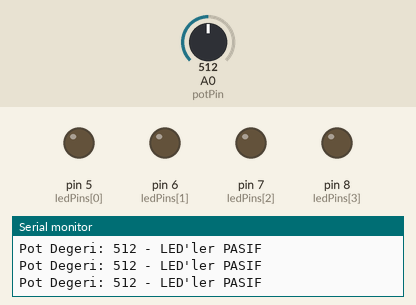
Recording of a sketch running on a simulated Arduino Uno, built with avr-gcc and run on an emulated ATmega328P. Shown: output pins drawn as LEDs (lit = HIGH), the last lines printed to the serial monitor. Inputs (shaded band) come from the test bench; at power-on: A0 (potPin) = 512.

Above: at 1.2 s.
1.3 s: A0 (potPin) set to 346
2.8 s: A0 (potPin) set to 330
At 3.8 s:
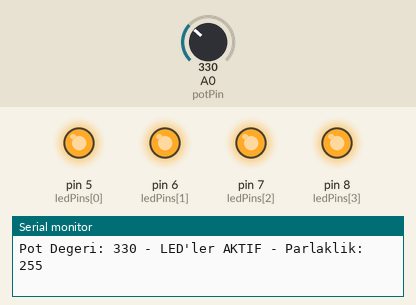
4.3 s: A0 (potPin) set to 306
At 5.4 s:
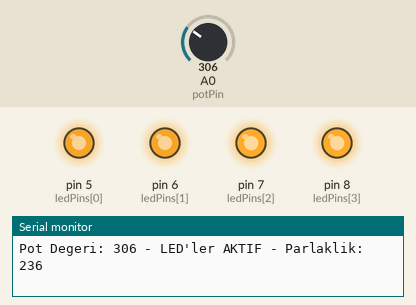
5.8 s: A0 (potPin) set to 122
At 7.1 s:
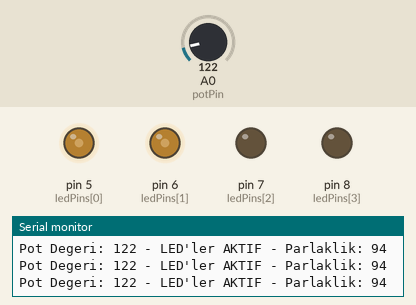
Timing chart, 0 to 8.3 s (numbered marks = the images above; inputs shaded):
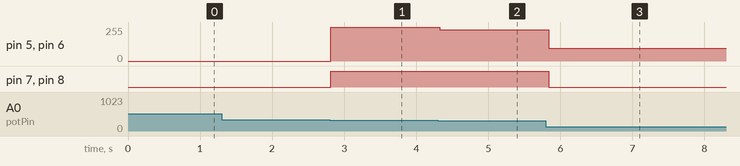

Measured:
- the behaviour switches between 331 and 330 on A0 (potPin) (found by bisection; images 0 and 1)
- after the input at 2.8 s, pin 5 (ledPins[0]), pin 6 (ledPins[1]): 0/255 → 255/255 at once; pin 7 (ledPins[2]), pin 8 (ledPins[3]): LOW → HIGH at once
- after the input at 4.3 s, pin 5 (ledPins[0]), pin 6 (ledPins[1]): 255/255 → 236/255 at once
- after the input at 5.8 s, pin 5 (ledPins[0]), pin 6 (ledPins[1]): 236/255 → 94/255 at once; pin 7 (ledPins[2]), pin 8 (ledPins[3]): HIGH → LOW at once

The sketch:

potansiyometre2.ino
```cpp
// https://www.tinkercad.com/things/77ibaWnQszw/editel?sharecode=_Exj4Vu_K5mOj6F2o0-ENN4WiPG993eK5CgKXsMhkdA


// Potansiyometre ve LED pin tanımlamaları
const int potPin = A0;        // Potansiyometre analog pin A0'a bağlı
const int ledPins[] = {5, 6, 7, 8};  // LED'lerin bağlı olduğu dijital pinler

//  ledPin[0]=1 ledPin[1]=2

// PWM kontrol değişkenleri
int potValue = 0;             // Potansiyometreden okunan değer
int brightness = 0;           // LED parlaklık değeri (0-255)
bool ledsActive = false;      // LED'lerin aktif olup olmadığını kontrol et

void setup() {
  Serial.begin(9600);         // Seri iletişimi başlat

  // Tüm LED pinlerini çıkış olarak ayarla
  for (int i = 0; i < 4; i++) {
    pinMode(ledPins[i], OUTPUT);
  }

  Serial.println("Potansiyometre LED Kontrol Devresi");
  Serial.println("Pot değeri 600-800 arasındayken LED'ler aktif olacak");
  Serial.println("-------------------------------------");
}

void loop() {
  // Potansiyometre değerini oku (0-1023)
  potValue = analogRead(potPin);

  // Potansiyometre değerini seri porta yazdır
  Serial.print("Pot Degeri: ");
  Serial.print(potValue);
  Serial.print(" - ");

  // Eğer pot değeri 0-330 aralığındaysa
  if (potValue >= 0 && potValue <= 330) {
    ledsActive = true;

    // 0-330  arasındaki değeri 0-255 aralığına map et (PWM değeri için)
    brightness = map(potValue, 0, 330, 0, 255);

    // Tüm LED'leri aynı parlaklıkta yak
    for (int i = 0; i < 4; i++) {
      analogWrite(ledPins[i], brightness);
    }

    Serial.print("LED'ler AKTIF - Parlaklik: ");
    Serial.println(brightness);
  }
  else {
    // Pot değeri aralık dışındaysa LED'leri söndür
    if (ledsActive) {
      for (int i = 0; i < 4; i++) {
        digitalWrite(ledPins[i], LOW);
      }
      ledsActive = false;
      Serial.println("LED'ler PASIF");
    } else {
      Serial.println("LED'ler PASIF");
    }
  }

  delay(100);  // Okuma hızını yavaşlat (100ms)
}
```
